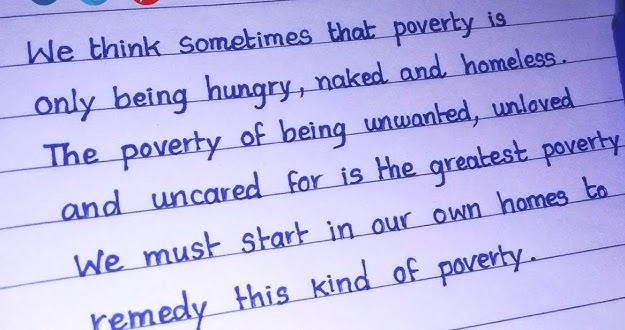
#> input picture ml/TestedOfflineocr/Handwrittenimg.jpg, 625 x 330 px
$ python -i QuestionPaper_Model_answer.py   (imports and definitions only)
#> lines starting #> are read from the running program, lines starting #| are printed output that depends on the picture; after the words box and inside, x2 and y2 are one past the last pixel; in counts of white or black regions, pixels touching at a corner belong together
#> further down, picture is the input picture: PIL image 625x330 RGB; mean R, G, B 186.1, 183, 233.2
import os
import io
import json
from pdf2image import convert_from_path
from PIL import Image
import numpy as np
import cv2
import google.generativeai as genai

# ========== CONFIGURATION ==========
# Get the API key
api_key = os.environ.get("GEMINI_API_KEY")

# If not found, let user enter manually
# [6 lines not run here, left out]


# ========== IMAGE PREPROCESSING ==========
def preprocess_image(img: Image.Image) -> Image.Image:
    """Enhance scanned question paper for better OCR and layout recognition."""
    gray = np.array(img.convert("L"))
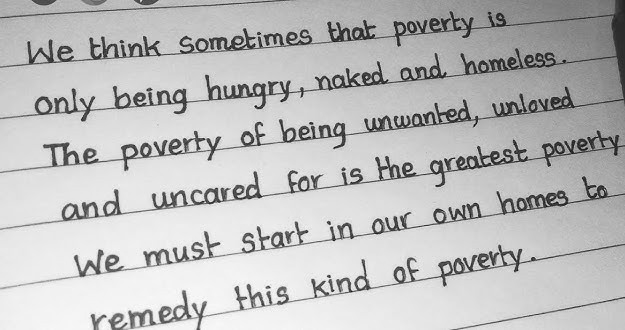
#> gray: shape (330, 625); min 4, max 255, mean 189.7
    blur = cv2.GaussianBlur(gray, (5, 5), 0)
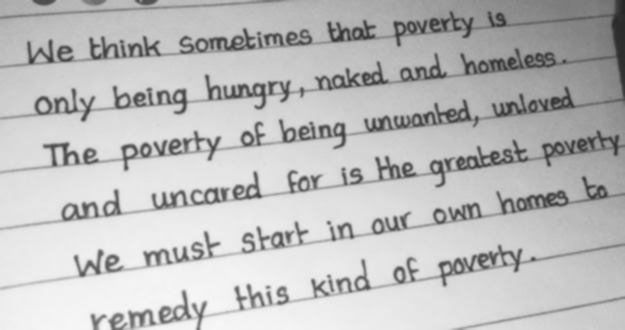
#> blur: shape (330, 625); min 38, max 247, mean 189.7
    _, thresh = cv2.threshold(blur, 150, 255, cv2.THRESH_BINARY + cv2.THRESH_OTSU)
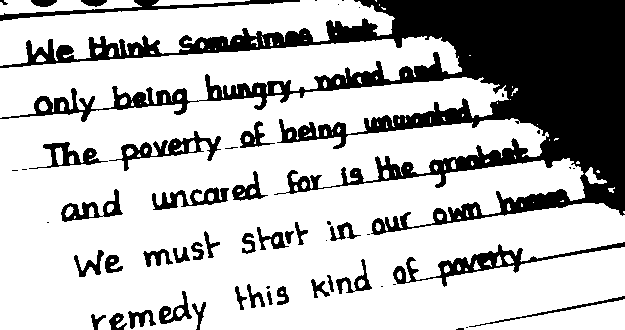
#> thresh: shape (330, 625); 72.7% white; 56 black regions (20 under 20 px), largest, box (x1, y1, x2, y2) and area: (0, 0, 625, 235) 44347, (393, 242, 625, 287) 1843, (0, 0, 300, 21) 1222
    cleaned = cv2.fastNlMeansDenoising(thresh, None, 30, 7, 21)
    return Image.fromarray(cleaned)

def pdf_to_images(pdf_path: str):
    """Convert PDF to images for multi-page documents."""
    return convert_from_path(pdf_path, dpi=300)

# ========== GEMINI STAGE 1: EXTRACT QUESTIONS ==========
# [90 lines left out: functions extract_questions, generate_model_answers, not called in this run]

# ========== MAIN PIPELINE ==========
# [14 lines not run here, left out]

>>> from PIL import Image
>>> picture = Image.open('../TestedOfflineocr/Handwrittenimg.jpg')
>>> result = preprocess_image(picture)
